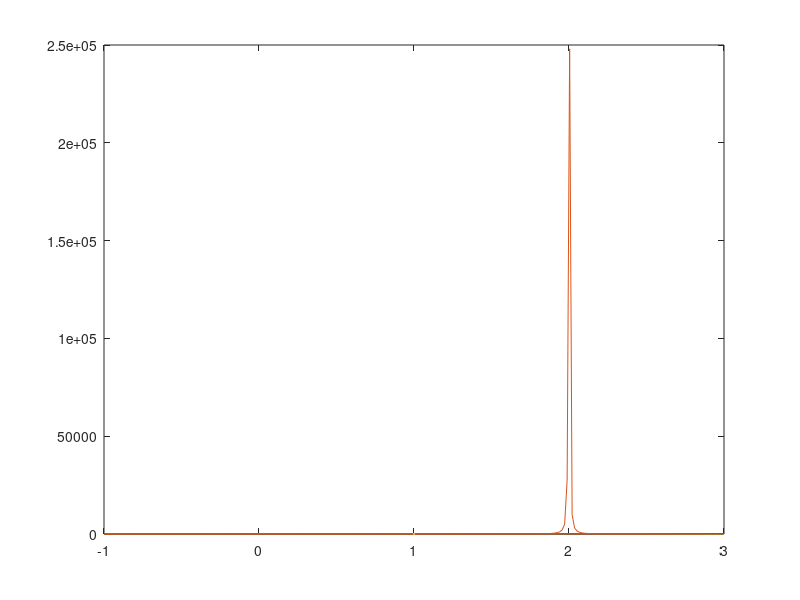

Here is the MATLAB script that generated this plot: (Note: this script raises an error after producing the figure.)
close all;
clear;
clc;

expq = @(x,q) (1 + (1-q).*x).^(1./(1-q))
%expr = @(x,r) (1 + x./r).^r
qv=[ 0.25 0.5 0.999 1.25 1.5 ];
np=250;
x=linspace(-1,3, np);
for i=1: length(qv)
    q=qv(i);

plot(x,expq(x,q),LineWidth=1)
% plot(x,expr(x,1/(1-q)),'LineWidth',1)
hold on
end
% plot x and y axis
xline(0)
yline(0)
% set x and y labels
xlabel('$x$',Interpreter="latex",FontSize=18)
ylabel('$e_{q}^{x}$',Interpreter="latex",FontSize=18)
% set limits
ylim([-0 4])
% the arrows
XY=axis
x0 = 1*(XY(2) - XY(1))/100;  
y0 = 2*(XY(4) - XY(3))/100;
SetasX=[XY(2)-x0 -x0/2;XY(2)-x0 0 ;XY(2) +x0/2]
SetasY=[-y0/2 XY(4)-y0;+y0/2 XY(4);0 XY(4)-y0]
%Triangulo 1 >> Eixo x
SetasX=[XY(2)-x0;XY(2)-x0;XY(2)]
SetasY=[-y0/2   ;+y0/2   ;0]
patch(SetasX, ...
      SetasY, 'k', 'clipping', 'off')
x0=x0;
y0=y0;
%Triangulo 2 >> Eixo y
SetasX=[-x0/2   ;0    ;+x0/2]
SetasY=[XY(4)-y0;XY(4);XY(4)-y0]
patch(SetasX, ...
      SetasY, 'k', 'clipping', 'off')
% set legend
legend({'$q=0,25$','$q=0,5$','$q=1$', '$q=1.25$', 'q=1.5'},Interpreter="latex",Location="northwest")
% save command
set(gca, Color="none"); % Sets axes background
export_fig expq.png -transparent -native
